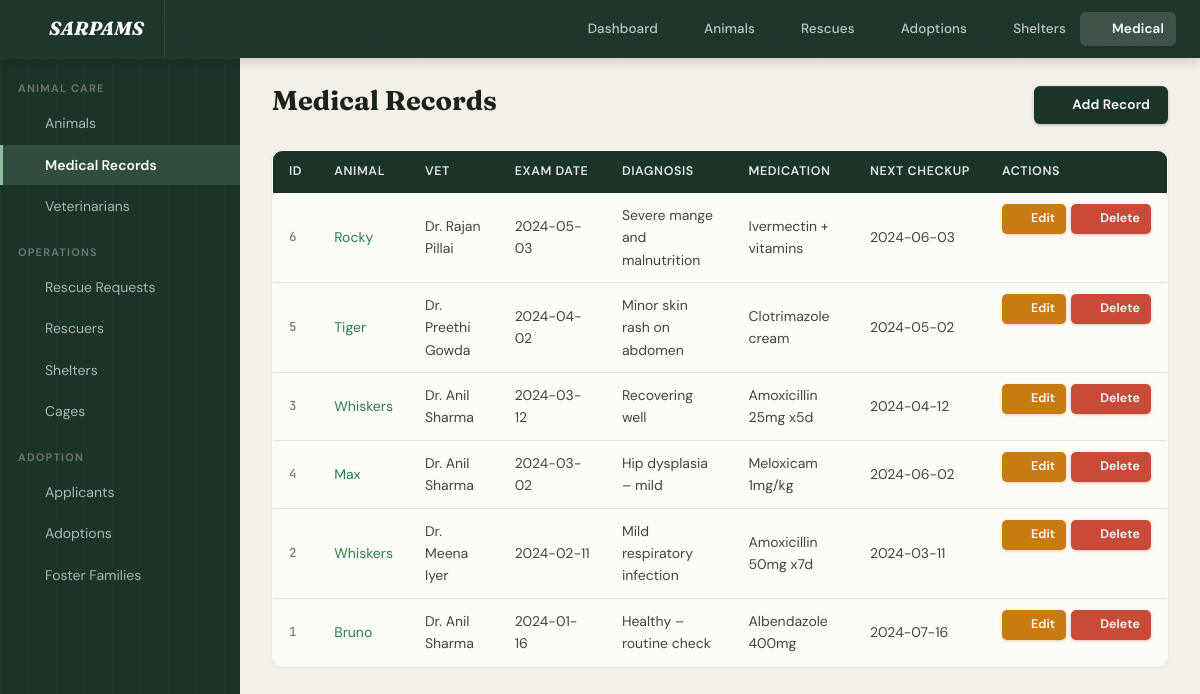
Screenshot of /medical_records/index.php with the database file from the repository.
### tables this page shows
CREATE TABLE IF NOT EXISTS MEDICAL_RECORD (
    record_id         INT AUTO_INCREMENT PRIMARY KEY,
    animal_id         INT NOT NULL,
    vet_id            INT NOT NULL,
    exam_date         DATE NOT NULL,
    diagnosis         TEXT,
    treatment         TEXT,
    medication        VARCHAR(200),
    next_checkup_date DATE,
    notes             TEXT,
    created_at        TIMESTAMP DEFAULT CURRENT_TIMESTAMP,
    FOREIGN KEY (animal_id) REFERENCES ANIMAL(animal_id) ON DELETE CASCADE,
    FOREIGN KEY (vet_id)    REFERENCES VETERINARIAN(vet_id) ON DELETE RESTRICT
);

CREATE TABLE IF NOT EXISTS ANIMAL (
    animal_id     INT AUTO_INCREMENT PRIMARY KEY,
    name          VARCHAR(60) NOT NULL,
    species       VARCHAR(40) NOT NULL,
    breed         VARCHAR(60),
    age_years     DECIMAL(4,1),
    sex           CHAR(1) CHECK (sex IN ('M','F','U')),
    colour        VARCHAR(60) NOT NULL,
    weight_kg     DECIMAL(5,2),
    microchip_no  VARCHAR(25) UNIQUE,
    intake_date   DATE NOT NULL,
    health_status VARCHAR(20) DEFAULT 'Unknown',
    is_vaccinated BOOLEAN DEFAULT FALSE,
    is_neutered   BOOLEAN DEFAULT FALSE,
    cage_id       INT,
    created_at    TIMESTAMP DEFAULT CURRENT_TIMESTAMP,
    FOREIGN KEY (cage_id) REFERENCES CAGE(cage_id) ON DELETE SET NULL
);

CREATE TABLE IF NOT EXISTS VETERINARIAN (
    vet_id          INT AUTO_INCREMENT PRIMARY KEY,
    first_name      VARCHAR(50) NOT NULL,
    last_name       VARCHAR(50) NOT NULL,
    specialisation  VARCHAR(100),
    phone           VARCHAR(15) NOT NULL,
    email           VARCHAR(100) UNIQUE,
    license_no      VARCHAR(30) NOT NULL UNIQUE,
    created_at      TIMESTAMP DEFAULT CURRENT_TIMESTAMP
);

### config/db.php (called while the page is built, shortened)
<?php
function getDB() {
    static $conn = null;
    if ($conn === null) {
        $conn = new mysqli(DB_HOST, DB_USER, DB_PASS, DB_NAME);
        $conn->set_charset('utf8mb4');
    }
    return $conn;
}
function query($sql) {
    $result = getDB()->query($sql);
    return $result;
}
function fetchAll($sql) {
    $result = query($sql);
    $rows = [];
    while ($row = $result->fetch_assoc()) $rows[] = $row;
    return $rows;
}

### medical_records/index.php (the view, shortened to what this page needs)
<?php
require_once __DIR__ . '/../config/db.php';
$animal_id = isset($_GET['animal_id']) ? (int)$_GET['animal_id'] : 0;
$animal = null;
$where = '';
require_once __DIR__ . '/../includes/header.php';
$records = fetchAll("
    SELECT mr.*, a.name AS animal_name, v.first_name, v.last_name
    FROM MEDICAL_RECORD mr
    JOIN ANIMAL a ON mr.animal_id = a.animal_id
    JOIN VETERINARIAN v ON mr.vet_id = v.vet_id
    $where
    ORDER BY mr.exam_date DESC, mr.record_id DESC
");
?>
<div class="page-header">
    <h1 class="page-title"><?= $animal ? 'Medical Records – ' . htmlspecialchars($animal['name']) : 'Medical Records' ?></h1>
    <div style="display:flex;gap:.5rem;">
        <a href="/sarpams/medical_records/create.php<?= $animal_id > 0 ? '?animal_id=' . $animal_id : '' ?>" class="btn btn-primary"><i data-lucide="plus"></i> Add Record</a>
    </div>
</div>
<?php if (empty($records)): ?>
<div class="empty-state"><p>No medical records found.</p></div>
<?php else: ?>
<table class="table">
    <thead>
        <tr>
            <th>ID</th>
            <th>Animal</th>
            <th>Vet</th>
            <th>Exam Date</th>
            <th>Diagnosis</th>
            <th>Medication</th>
            <th>Next Checkup</th>
            <th class="table-actions">Actions</th>
        </tr>
    </thead>
    <tbody>
    <?php foreach ($records as $r): ?>
        <tr>
            <td><?= $r['record_id'] ?></td>
            <td>
                <a href="/sarpams/animals/view.php?id=<?= $r['animal_id'] ?>"><?= htmlspecialchars($r['animal_name']) ?></a>
            </td>
            <td><?= htmlspecialchars($r['first_name'] . ' ' . $r['last_name']) ?></td>
            <td><?= htmlspecialchars($r['exam_date']) ?></td>
            <td title="<?= htmlspecialchars($r['diagnosis'] ?? '') ?>">
                <?= htmlspecialchars(mb_strimwidth($r['diagnosis'] ?? '', 0, 60, '…')) ?>
            </td>
            <td><?= htmlspecialchars($r['medication'] ?? '—') ?></td>
            <td><?= htmlspecialchars($r['next_checkup_date'] ?? '—') ?></td>
            <td class="table-actions">
                <a href="/sarpams/medical_records/edit.php?id=<?= $r['record_id'] ?>" class="btn btn-sm btn-warning"><i data-lucide="pencil"></i> Edit</a>
                <a href="/sarpams/medical_records/delete.php?id=<?= $r['record_id'] ?>" class="btn btn-sm btn-danger"><i data-lucide="trash-2"></i> Delete</a>
            </td>
        </tr>
    <?php endforeach; ?>
    </tbody>
</table>
<?php endif; ?>

### assets/css/style.css (style rules this page uses)
*, *::before, *::after { box-sizing: border-box; margin: 0; padding: 0; }
:root { --forest: #1b3428; --forest-mid: #224234; --forest-light:#2d5443; --moss: #2a7d4f; --moss-soft: #3d9966; --sage: #8fbb9e; --sage-pale: #d4ead9; --parchment: #f5f1ea; --parchment-dark: #ede8de; --cream: #fefcf8; --warm-white: #ffffff; --border: #dcd6ca; --border-soft: #eae5db; --ink: #1a2416; --ink-mid: #3a4a38; --muted: #7a806e; --muted-light: #a8ae9e; --success: #1e8c55; --success-bg: #dff0e6; --success-border: #a3d4b5; --danger: #c84b38; --danger-bg: #fae8e5; --danger-border: #f0b4aa; --warning: #c97a10; --warning-bg: #fef3e0; --warning-border: #f0c97a; --info: #1d6e85; --info-bg: #ddf0f5; --info-border: #94cdd9; --purple: #6b4ca0; --purple-bg: #ede5f8; --amber: #b8680a; --amber-bg: #fef0d4; --shadow-sm: 0 1px 3px rgba(26,36,22,.07), 0 1px 2px rgba(26,36,22,.04); --shadow: 0 4px 16px rgba(26,36,22,.08), 0 1px 4px rgba(26,36,22,.05); --shadow-md: 0 8px 28px rgba(26,36,22,.12), 0 2px 8px rgba(26,36,22,.06); --shadow-lg: 0 16px 48px rgba(26,36,22,.15); --radius-sm: 6px; --radius: 10px; --radius-lg: 14px; --radius-pill: 999px; --sidebar-w: 240px; --navbar-h: 58px; --ease: cubic-bezier(.4,0,.2,1); --ease-bounce: cubic-bezier(.34,1.56,.64,1); }
html { scroll-behavior: smooth; }
body { font-family: 'DM Sans', system-ui, sans-serif; font-size: 15px; line-height: 1.6; background: var(--parchment); color: var(--ink); min-height: 100vh; -webkit-font-smoothing: antialiased; text-rendering: optimizeLegibility; }
h1, h2, h3, h4 { font-family: 'Fraunces', Georgia, serif; font-optical-sizing: auto; font-weight: 700; line-height: 1.2; color: var(--ink); }
a { color: var(--moss); text-decoration: none; transition: color .2s var(--ease); }
[data-lucide] { display: inline-block; vertical-align: middle; flex-shrink: 0; stroke-width: 1.75; }
.btn [data-lucide] { width: 14px; height: 14px; stroke: currentColor; }
.btn-sm [data-lucide] { width: 13px; height: 13px; }
.page-header { display: flex; align-items: flex-start; justify-content: space-between; margin-bottom: 26px; flex-wrap: wrap; gap: 14px; }
.page-title { font-family: 'Fraunces', serif; font-size: 1.7rem; font-weight: 700; color: var(--ink); display: flex; align-items: center; gap: 10px; line-height: 1.1; font-optical-sizing: auto; }
.card-body > table, .main > table { border-radius: var(--radius); overflow: hidden; box-shadow: var(--shadow-sm); border: 1px solid var(--border); }
.main > table { width: 100%; }
table { width: 100%; border-collapse: collapse; font-size: .875rem; background: var(--cream); }
thead th { background: var(--forest); color: rgba(255,255,255,.88); padding: 11px 16px; text-align: left; font-weight: 600; font-size: .78rem; text-transform: uppercase; letter-spacing: .6px; white-space: nowrap; font-family: 'DM Sans', sans-serif; }
thead th:first-child { border-radius: 0; }
tbody tr { border-bottom: 1px solid var(--border-soft); transition: background .14s var(--ease); }
tbody tr:last-child { border-bottom: none; }
tbody td { padding: 11px 16px; vertical-align: middle; color: var(--ink-mid); font-size: .875rem; }
td.table-actions, th.table-actions { white-space: nowrap; }
.table-actions { display: flex; gap: 5px; align-items: center; flex-wrap: nowrap; }
tbody td:first-child { font-family: 'JetBrains Mono', monospace; font-size: .78rem; color: var(--muted); font-weight: 500; }
.btn { display: inline-flex; align-items: center; justify-content: center; gap: 6px; padding: 8px 18px; border-radius: var(--radius-sm); border: none; cursor: pointer; font-size: .85rem; font-weight: 550; font-family: 'DM Sans', sans-serif; text-decoration: none; letter-spacing: .01em; transition: background .16s var(--ease), box-shadow .16s var(--ease), transform .12s var(--ease-bounce), opacity .16s; position: relative; white-space: nowrap; }
.btn-primary { background: var(--forest); color: #fff; box-shadow: 0 1px 3px rgba(27,52,40,.35), inset 0 1px 0 rgba(255,255,255,.08); }
.btn-warning { background: var(--warning); color: #fff; box-shadow: 0 1px 3px rgba(201,122,16,.35); }
.btn-danger { background: var(--danger); color: #fff; box-shadow: 0 1px 3px rgba(200,75,56,.35); }
.btn-sm { padding: 5px 11px; font-size: .78rem; border-radius: 5px; }
.btn-sm [data-lucide] { width: 12px; height: 12px; }
.main > table { border-radius: var(--radius); overflow: hidden; border: 1px solid var(--border); box-shadow: var(--shadow-sm); }

### rows the page displays
medical_record: record_id "6", animal.name "Rocky", vet.last_name "Dr. Rajan Pillai", exam_date "2024-05-03", diagnosis "Severe mange and malnutrition", medication "Ivermectin + vitamins", next_checkup_date "2024-06-03"
medical_record: record_id "5", animal.name "Tiger", vet.last_name "Dr. Preethi Gowda", exam_date "2024-04-02", diagnosis "Minor skin rash on abdomen", medication "Clotrimazole cream", next_checkup_date "2024-05-02"
medical_record: record_id "3", animal.name "Whiskers", vet.last_name "Dr. Anil Sharma", exam_date "2024-03-12", diagnosis "Recovering well", medication "Amoxicillin 25mg x5d", next_checkup_date "2024-04-12"
medical_record: record_id "4", animal.name "Max", vet.last_name "Dr. Anil Sharma", exam_date "2024-03-02", diagnosis "Hip dysplasia – mild", medication "Meloxicam 1mg/kg", next_checkup_date "2024-06-02"
medical_record: record_id "2", animal.name "Whiskers", vet.last_name "Dr. Meena Iyer", exam_date "2024-02-11", diagnosis "Mild respiratory infection", medication "Amoxicillin 50mg x7d", next_checkup_date "2024-03-11"
medical_record: record_id "1", animal.name "Bruno", vet.last_name "Dr. Anil Sharma", exam_date "2024-01-16", diagnosis "Healthy – routine check", medication "Albendazole 400mg", next_checkup_date "2024-07-16"
